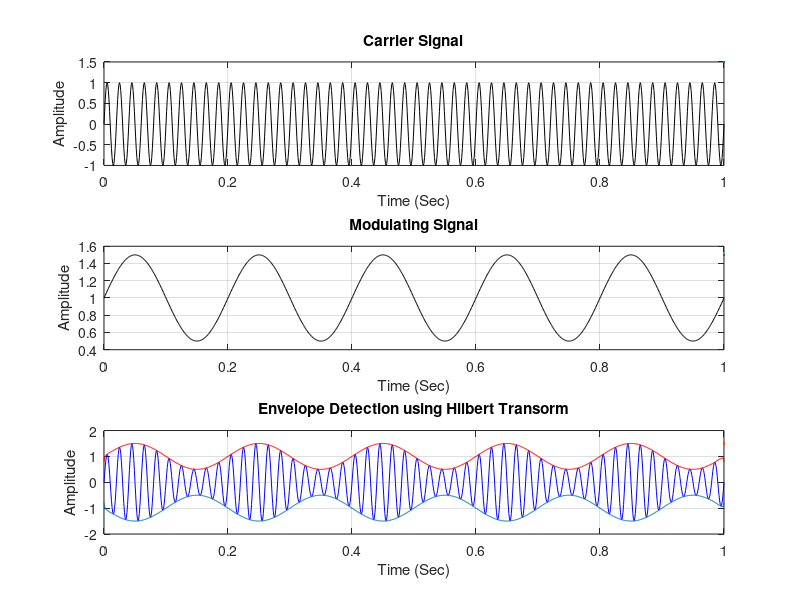

The MATLAB script that drew this image:

%% Envelope Detection - Envelope detection for an amplitude-modulated (AM) signal using the Hilbert transform.
clc;
clear all;
close all;

fs = 1000;
time = 0:1/fs:1;

% Carrier signal
fc = 50; %carrier frequency 50 Hz
carrier_signal = sin(2 * pi * fc * time);

% Modulationg signal
fm = 5;
mod_signal = 1 + 0.5 * sin(2 * pi * fm * time);

% Amplitude modulated signal
am_singnal = carrier_signal .* mod_signal; % modulates the carrier's amplitude according to the modulating signal, creating an AM signal.

% envelope detection using helbert transform
envelope = abs(hilbert(am_singnal));

% Plotting
figure(1), clf
subplot(311);
plot(time,carrier_signal,'black',LineWidth=1.5);
title('Carrier Signal'), xlabel('Time (Sec)'), ylabel('Amplitude');
grid on;

subplot(312);
plot(time,mod_signal,'black',LineWidth=1.5);
title('Modulating Signal'), xlabel('Time (Sec)'), ylabel('Amplitude');
grid on;

subplot(313);
plot(time, am_singnal,'b',time,envelope,'r',time,-envelope,LineWidth=1.5);
title('Envelope Detection using Hilbert Transorm'), xlabel('Time (Sec)'),ylabel('Amplitude');
grid on

%% Notes
%  An envelope represents the absolute amplitude variation of the signal over time, irrespective of the sign of the original signal.
%  The Hilbert transform inherently calculates the absolute value of the complex signal's magnitude, which removes any phase information related to the sign of the amplitude.
